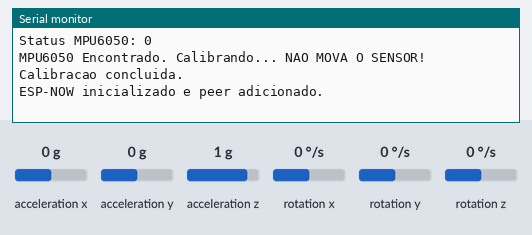
Simulated run of this sketch. Board: ESP32. On the bench: the last lines printed to the serial monitor. The inputs (shaded band) are chosen by the test bench; at power-on: acceleration x 0 g, acceleration y 0 g, acceleration z 1 g, rotation x 0 °/s, rotation y 0 °/s, rotation z 0 °/s.

Above: at 2.2 s.
2.3 s: acceleration x set to -1.4 g
At 2.9 s:
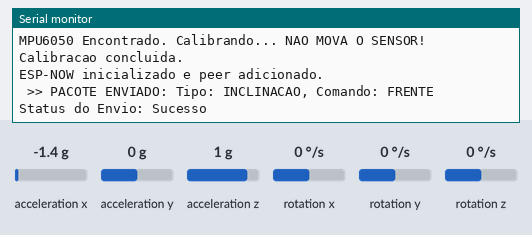
3.8 s: acceleration y set to -1.4 g
At 4.8 s:
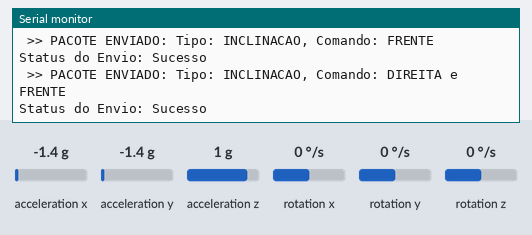
5.3 s: acceleration z set to -1.4 g
At 5.61 s:
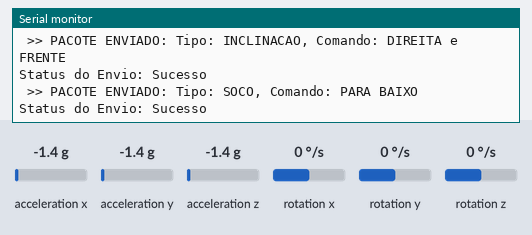

Measured:
- after the input at 2.3 s, the serial monitor: prints a new line at once (image 1)
- after the input at 3.8 s, the serial monitor: prints a new line at once (image 2)
- after the input at 5.3 s, the serial monitor: prints a new line at once (image 3)

The sketch:

controle.ino
```cpp
#include <WiFi.h>
#include <esp_now.h>
#include <Wire.h>
#include <MPU6050_light.h>

// MAC Address do ESP32 Receptor (Robô)
uint8_t broadcastAddress[] = {0xD4, 0x8A, 0xFC, 0x9E, 0x53, 0x18};

// Conexões padrão I2C para ESP32: SDA -> GPIO 21, SCL -> GPIO 22
MPU6050 mpu(Wire);

// Estrutura para envio de dados via ESP-NOW
typedef struct struct_message {
    char tipo[15];      // "INCLINACAO" ou "SOCO"
    char comando[50];   // Direção/Estado: "DIREITA", "FRENTE e ESQUERDA", etc.
} struct_message;

struct_message myData;

// Variável para armazenar o último estado de inclinação enviado
String ultimo_estado_enviado = "Nivelado/Estavel";

// Variáveis de tempo e limites
unsigned long timer_inclinacao = 0;
unsigned long timer_soco_delay = 0;

// --- Parametros de Deteccao ---
const int limite_angulo = 25; // Limite de inclinação em graus (para Roll e Pitch)
const float limite_aceleracao_g = 1.5; // Limite de aceleração em G's (para Soco)
const int delay_soco_ms = 500; // Tempo de espera após um soco para evitar detecção múltipla


// *********************
// FUNÇÃO DE CALLBACK CORRIGIDA
// *********************
void OnDataSent(const wifi_tx_info_t *tx_info, esp_now_send_status_t status) {
  Serial.print("\nStatus do Envio: ");
  if (status == ESP_OK) {
    Serial.println("Sucesso");
  } else {
    Serial.println("Falha no Envio!");
  }
}
// *********************


// Função para enviar o pacote ESP-NOW
void enviarPacote(const char* tipo, const char* comando) {
    strncpy(myData.tipo, tipo, sizeof(myData.tipo));
    strncpy(myData.comando, comando, sizeof(myData.comando));
    esp_err_t result = esp_now_send(broadcastAddress, (uint8_t *) &myData, sizeof(myData));

    Serial.print(" >> PACOTE ENVIADO: Tipo: ");
    Serial.print(tipo);
    Serial.print(", Comando: ");
    Serial.println(comando);
}

void setup() {
  Serial.begin(115200);

  // --- CONFIGURAÇÃO MPU6050 ---
  Wire.begin();
  byte status = mpu.begin();
  Serial.print(F("Status MPU6050: "));
  Serial.println(status);

  while (status != 0) {
    Serial.println(F("Falha ao encontrar MPU6050!"));
    delay(1000);
  }
  Serial.println(F("MPU6050 Encontrado. Calibrando... NAO MOVA O SENSOR!"));
  mpu.calcOffsets(true, true);
  Serial.println("Calibracao concluida.");

  // --- CONFIGURAÇÃO ESP-NOW ---
  WiFi.mode(WIFI_STA); // Deve ser configurado como Station

  if (esp_now_init() != ESP_OK) {
    Serial.println("Erro ao inicializar ESP-NOW");
    return;
  }

  esp_now_register_send_cb(OnDataSent);

  // Adiciona o par (o receptor)
  esp_now_peer_info_t peerInfo;
  memcpy(peerInfo.peer_addr, broadcastAddress, 6);
  peerInfo.channel = 0;

  // *********************
  // CORREÇÃO DO ERRO "Peer interface is invalid"
  // *********************
  peerInfo.ifidx = WIFI_IF_STA; // Especifica a interface STA
  // *********************

  peerInfo.encrypt = false;

  if (esp_now_add_peer(&peerInfo) != ESP_OK){
    Serial.println("Falha ao adicionar peer (receptor)");
    return;
  }
  Serial.println("ESP-NOW inicializado e peer adicionado.");

  timer_inclinacao = millis();
}

void loop() {
  mpu.update();

  // =================================================================
  // 1. DETECÇÃO E ENVIO DE SOCO (Aceleração)
  // =================================================================

  if (millis() < timer_soco_delay) {
    return;
  }

  float acX = mpu.getAccX();
  float acY = mpu.getAccY();
  float acZ = mpu.getAccZ();

  float max_ac = 0.0;
  String direcao_soco = "";

  // Lógica de detecção de soco...
  if (abs(acX) > limite_aceleracao_g) {
      max_ac = abs(acX);
      direcao_soco = (acX > 0) ? "DIREITA" : "ESQUERDA";
  }
  if (abs(acY) > limite_aceleracao_g && abs(acY) > max_ac) {
      max_ac = abs(acY);
      direcao_soco = (acY > 0) ? "FRENTE" : "TRAS";
  }
  if (abs(acZ - 1.0) > limite_aceleracao_g && abs(acZ - 1.0) > abs(max_ac - 1.0)) {
      max_ac = abs(acZ);
      direcao_soco = (acZ > 1.0) ? "PARA CIMA" : "PARA BAIXO";
  }

  if (max_ac > 0.0) {
    // * AÇÃO DE ENVIO DO SOCO *
    enviarPacote("SOCO", direcao_soco.c_str());

    // Define o timer para ignorar novas detecções de soco por um breve período
    timer_soco_delay = millis() + delay_soco_ms;
    return; // Não verifica inclinação durante o evento de soco
  }

  // =================================================================
  // 2. DETECÇÃO E ENVIO DE INCLINAÇÃO (Roll e Pitch)
  // =================================================================

  if ((millis() - timer_inclinacao) > 100) {
    timer_inclinacao = millis();

    float angulo_Roll = mpu.getAngleX();
    float angulo_Pitch = mpu.getAngleY();

    String orientacao = "Nivelado/Estavel";

    // Lógica de inclinação...
    if (angulo_Roll > limite_angulo) {
      orientacao = "ESQUERDA";
    } else if (angulo_Roll < -limite_angulo) {
      orientacao = "DIREITA";
    }

    if (orientacao == "Nivelado/Estavel") {
      if (angulo_Pitch > limite_angulo) {
        orientacao = "FRENTE";
      } else if (angulo_Pitch < -limite_angulo) {
        orientacao = "TRAS";
      }
    } else {
        // Combina as direções (ex: ESQUERDA e FRENTE)
        if (angulo_Pitch > limite_angulo) {
            orientacao += " e FRENTE";
        } else if (angulo_Pitch < -limite_angulo) {
            orientacao += " e TRAS";
        }
    }

    // * AÇÃO DE ENVIO DE INCLINAÇÃO (APENAS SE HOUVER MUDANÇA) *
    if (orientacao != ultimo_estado_enviado) {
        enviarPacote("INCLINACAO", orientacao.c_str());
        ultimo_estado_enviado = orientacao; // Atualiza o último estado enviado
    }
  }
}
```
